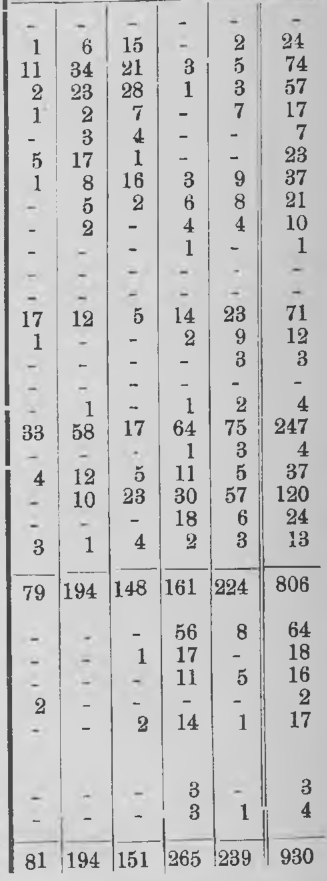
#> input picture test_table_nums_only.png, 653 x 1761 px (shown at 1/2 size); its folder holds 3 pictures in this run
$ jupyter execute table_chopper.ipynb
#> lines starting #> are read from the running program, lines starting #| are printed output that depends on the picture; after the words box and inside, x2 and y2 are one past the last pixel; in counts of white or black regions, pixels touching at a corner belong together
This file is for experimenting with how to chop up a table to get an LLM to correctly classify it.

[cell 1]
import cv2
import numpy as np
import matplotlib.pyplot as plt
from pathlib import Path
from typing import Tuple, Union, Optional
import fitz

[cell 2]
# [91 lines left out: function crop_pdf_page, not called in this run]

# crop_pdf_page('1880.pdf',1,((0,1),(0.315,0.83)),'test_table_X.png', output_format='png')

[cell 3]
def display(img):
    plt.imshow(img,cmap='gray')
    plt.axis('off')
    plt.show()

[cell 4]
def preprocess_table(table_dir):
#> called with table_dir = 'test_table_nums_only.png'
    img = cv2.imread(table_dir, cv2.IMREAD_GRAYSCALE)
#> img is the input picture: shape (1761, 653); min 46, max 239, mean 196.4
    th = cv2.threshold(img, 0, 255, cv2.THRESH_BINARY_INV + cv2.THRESH_OTSU)[1]
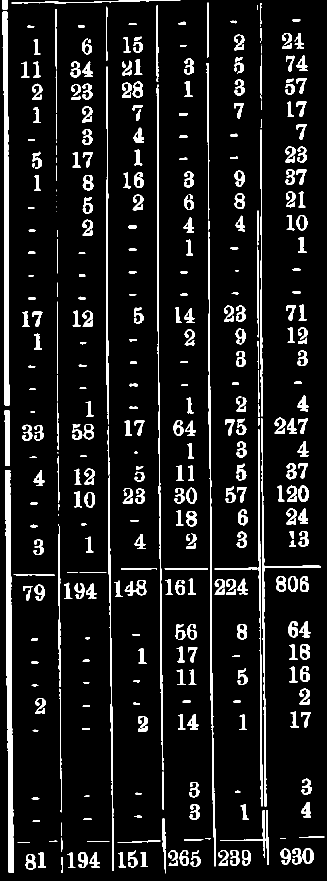
#> th: shape (1761, 653) (shown at 1/2 size); 8.8% white; 370 white regions (22 under 20 px), largest, box (x1, y1, x2, y2) and area: (11, 940, 28, 1746) 7741, (5, 23, 19, 812) 6843, (416, 463, 432, 1733) 3405
    proj = np.sum(th,axis=1)
#> proj = 1761 values, max 70125 at index 1137, min 0 at index 1747, mean 14643.9
    cut_points = np.where(proj<proj.mean() * 0.3)[0]
#> cut_points = 36 values from 7 to 1760
    print(cut_points)
#| [   7    8    9   10   19   20   21   22   55  156  200  201  202  290
#|   337 1740 1741 1742 1743 1744 1745 1746 1747 1748 1749 1750 1751 1752
#|  1753 1754 1755 1756 1757 1758 1759 1760]

    display(th)

test_table = 'test_table_nums_only.png'
preprocess_table(test_table)
